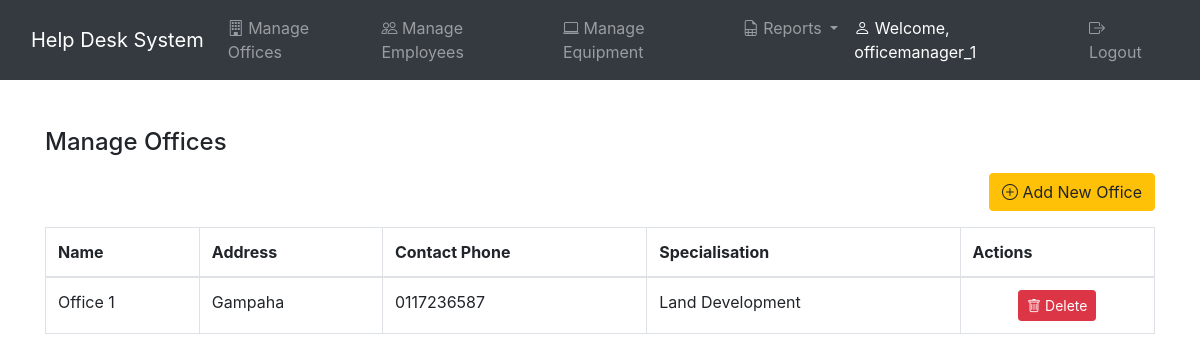
The app's page /offices.php (signed in) with its own data.
### tables this page shows
CREATE TABLE offices (
    office_id INT AUTO_INCREMENT PRIMARY KEY,
    name VARCHAR(100),
    address VARCHAR(255),
    contact_phone VARCHAR(15),
    specialisation VARCHAR(100)
);

### offices.php (the view, shortened to what this page needs)
<!DOCTYPE html>
<html lang="en">
<head>
    <link rel="stylesheet" href="assets/css/bootstrap.min.css">
    <link rel="stylesheet" href="https://cdnjs.cloudflare.com/ajax/libs/bootstrap-icons/1.9.1/font/bootstrap-icons.min.css">
</head>
<body>
    <?php include 'nav.php'; ?>
    <div class="container mt-5">
        <h4>Manage Offices</h4>
        <div class="d-flex justify-content-end">
            <button type="button" class="btn btn-warning mt-2 mb-3" data-bs-toggle="modal" data-bs-target="#addOfficeModal">
                <i class="bi bi-plus-circle"></i> Add New Office
            </button>
        </div>
        <table class="table table-bordered mb-5">
            <thead>
                <tr>
                    <th>Name</th>
                    <th>Address</th>
                    <th>Contact Phone</th>
                    <th>Specialisation</th>
                    <th>Actions</th>
                </tr>
            </thead>
            <tbody>
                <?php
                $result = $conn->query("SELECT * FROM offices");
                while ($row = $result->fetch_assoc()) {
                    echo "<tr>
                        <td>{$row['name']}</td>
                        <td>{$row['address']}</td>
                        <td>{$row['contact_phone']}</td>
                        <td>{$row['specialisation']}</td>
                        <td>
                            <center>
                            <a href='offices.php?delete_office={$row['office_id']}' class='btn btn-danger btn-sm'>
                                <i class='bi bi-trash'></i> Delete
                            </a>
                            </center>
                        </td>
                    </tr>";
                }
                ?>
            </tbody>
        </table>
    </div>
</body>
</html>

### records on screen
offices: name "Office 1", address "Gampaha", contact_phone "0117236587", specialisation "Land Development"

### other values on screen
$_SESSION['username'] "officemanager_1"
